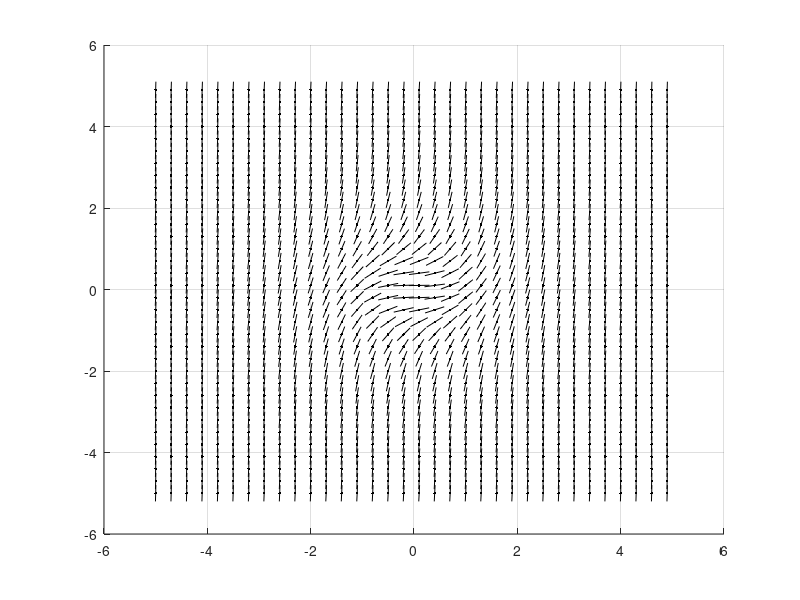

This chart was generated by the following MATLAB code: (Note: this script raises an error after producing the figure.)
function Plotslope
   x = -5:0.3:5;
   y = -5:0.3:5;
   delta = 0.2;
   hold on;
   axis([-6,6,-6,6]);
   grid on;
   for k=1:length(x)
       for m=1:length(y)
           eps = delta/sqrt(1+f(x(k), y(m))^2);
           plot([x(k)-eps, x(k)+eps],[y(m)-eps*f(x(k), y(m)), y(m)+eps*f(x(k), y(m))], 'k');
           plot(x(k), y(m), 'k.');
       end
   end
   [x0, y0] = ginput(1);
   plot(x0, y0, 'bo');
   [T, Y] = ode45(@f, [x0, 5], y0);
   [T1, Y1]=ode45(@f, [x0, -5], y0);
   plot(T, Y, 'b', T1, Y1, 'b');
   function z = f(x,y)
       z = x^2 + y^2;
   end
end
